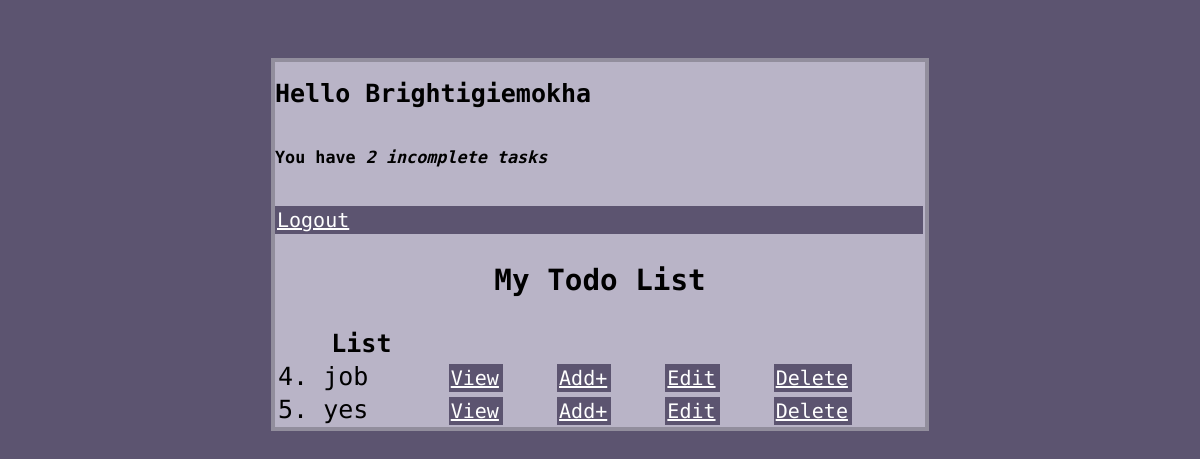
The app's page / (signed in), older data.
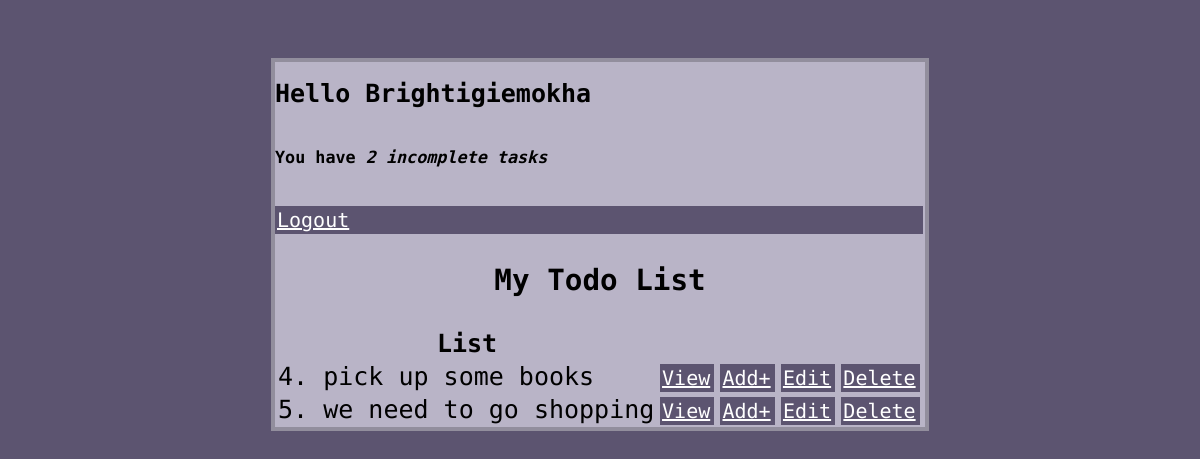
The same page, newer data.
### todoapp/models.py (models this page shows)
class Task(models.Model):
    user = models.ForeignKey(User, on_delete=models.CASCADE, null=True, blank=True)
    title = models.CharField(max_length=100, null=True)
    description = models.TextField(null=True, blank=True)
    complete = models.BooleanField(default=False)
    created = models.DateTimeField(auto_now_add=True)

### todoapp/views.py (the view)
# urls.py: path('', TaskList.as_view(), name="task"),
class TaskList(LoginRequiredMixin, ListView):
    model = Task
    context_object_name = 'task'
    def get_context_data(self, **kwargs):
        context = super().get_context_data(**kwargs)
        context['task'] = context['task'].filter(user=self.request.user)
        context['count'] = context['task'].filter(complete=False).count()
        return context

### todoapp/templates/todoapp/task_list.html (shortened to what this page needs)
{% extends 'todoapp/task_main.html' %}
{% block content %}
<div class="header">
    <div>
        <h1>Hello {{ request.user|title }}</h1>
        <h6>You have <i>{{ count }} incomplete task{{ count|pluralize:'s' }}</i></h6>
    </div>
</div>
{% if request.user.is_authenticated %}
<a href="{% url 'logout' %}">Logout</a>
{% else %}
    <a href="{% url 'login' %}">Login</a>
{% endif %}
<h3>My Todo List</h3>
<table>
    <tr>
        <th>List</th>
    </tr>
    {% for todo in task %}
    <tr>
        <td>{{todo.id}}.        {{todo.title}}</td>
        <td><a href="{% url 'todo-detail' todo.id %}">View</a></td>
        <td><a href="{% url 'todo-create' %}">Add+</a></td>
        <td><a href="{% url 'todo-update' todo.id %}">Edit</a></td>
        <td><a href="{% url 'todo-delete' 10%}">Delete</a> </td>
    </tr>
    {% empty %}
    <h3> No Task set yet </h3>
    <a href="{% url 'todo-create' %}">Add New Tasks</a>
    {% endfor %}
</table>
{% endblock content %}

### todoapp/templates/todoapp/task_main.html (shortened to what this page needs)
<!DOCTYPE html>
<html lang="en">
<head>
</head>
<body>
    <div class="container">
        {% block content %}
        {% endblock content %}
    </div>
</body>
</html>

### todoapp/templates/todoapp/task_main.html (style rules this page uses)
body { background-color: #5C5470; font-family:'Roboto Mono', monospace; font-size: 25px; padding-top: 50px }
.container { display: flex; flex-direction: column; background-color: #B9B4C7; margin: auto; max-width: 650px; -webkit-box-shadow: 2px 2px 13px -4px rgba(0, 0, 0, 0.21); box-shadow: 2px 2px 13px -4pc rgba(0, 0, 0, 0.21); border: rgba(0, 0, 0, 0.21) solid 4px; }
h3 { text-align: center; }
h1 { font-size: 25px; }
a { border: 2px solid #5C5470; color: white; background-color: #5C5470; font-size: 20px; padding-right: 2px; margin-right: 2px; }

Row changes from the older to the newer data that the page shows:
changed Task id 4: title "job" → "pick up some books"
changed Task id 5: title "yes" → "we need to go shopping"
